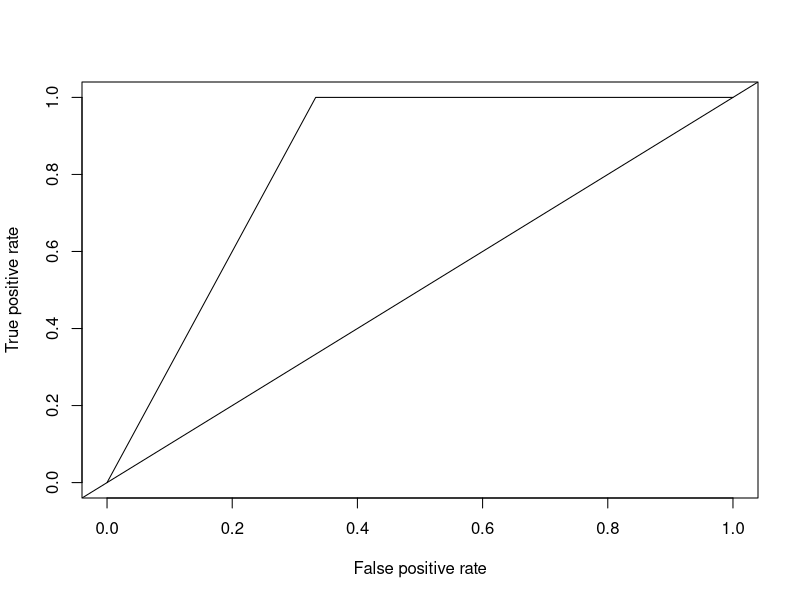

Generate this figure with R:
library(ROCR)

dfToy <- data.frame(
    Prediction = c(0.9, 0.1, 0.1, 0.9, 0.9)
  , Observation = c(FALSE, FALSE, FALSE, TRUE, TRUE)
)

pred <- prediction(dfToy$Prediction, dfToy$Observation)

roc.perf = performance(pred, measure = "tpr", x.measure = "fpr")
plot(roc.perf)
abline(a=0, b= 1)

perf <- performance(pred, measure = 'auc')
perf
perf@y.values
